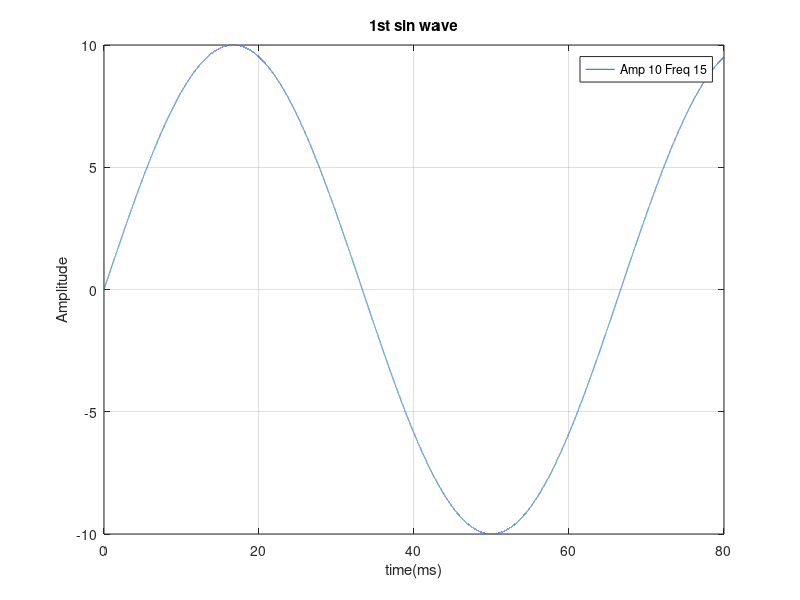

Source code (MATLAB):
clear all;
clc;

t= 0:0.001:80
a= 10*sin(2*pi*15*t/1000)
b= 2*sin(2*pi*30*t/1000)

%1st plot
figure(1);
plot(t, a, "DisplayName","Amp 10 Freq 15");
title("1st sin wave");
xlabel("time(ms)");
ylabel("Amplitude");
legend;
grid on;
